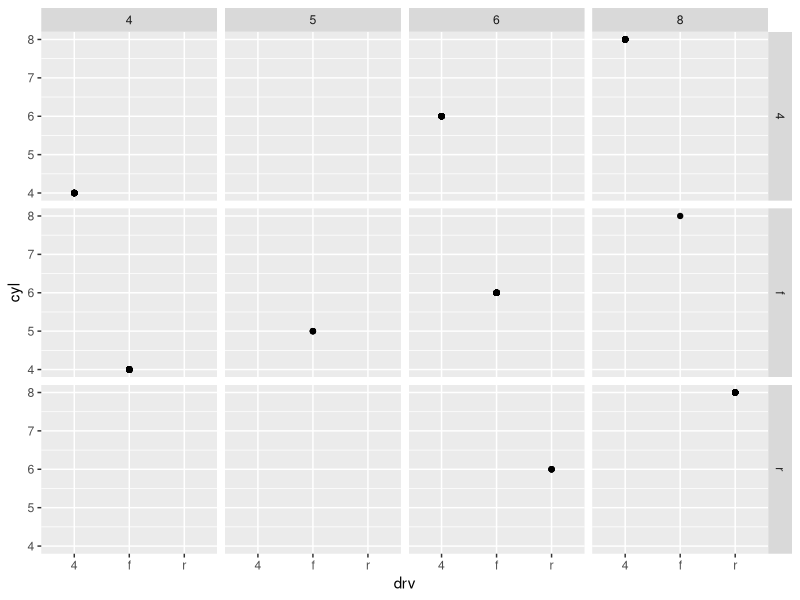
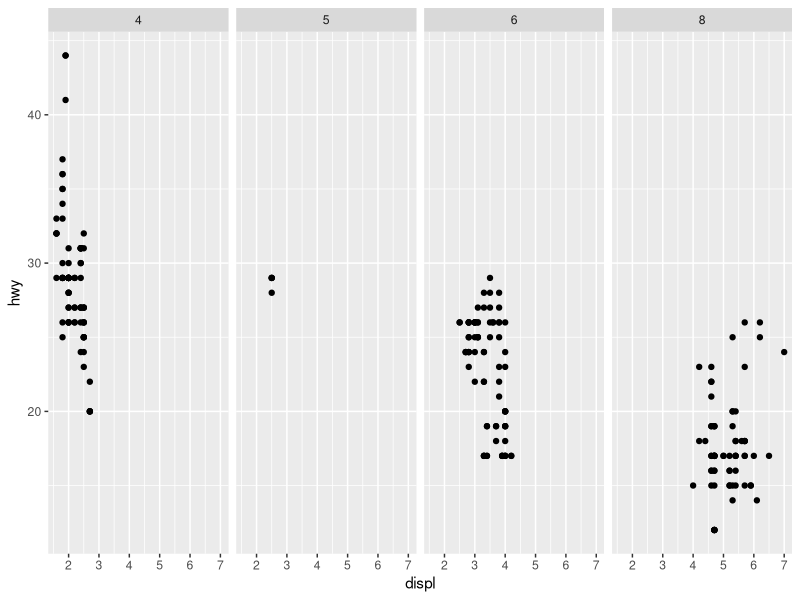
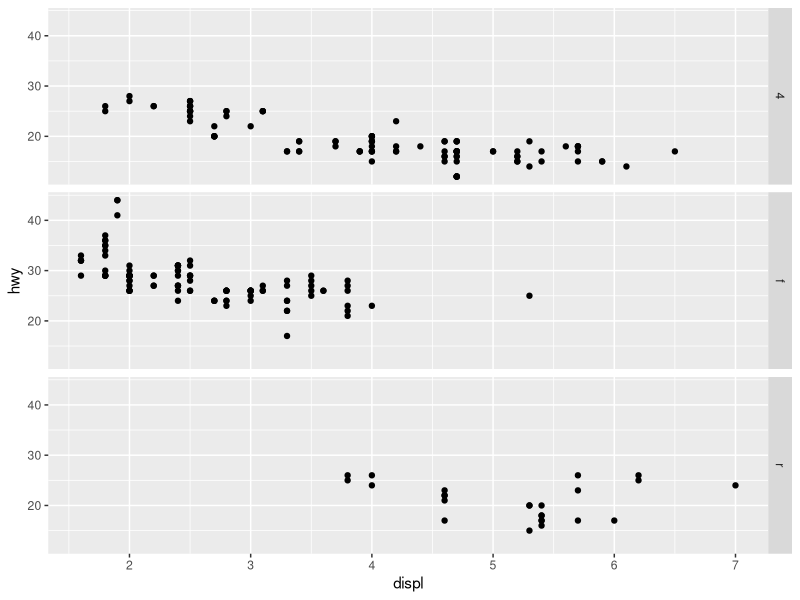
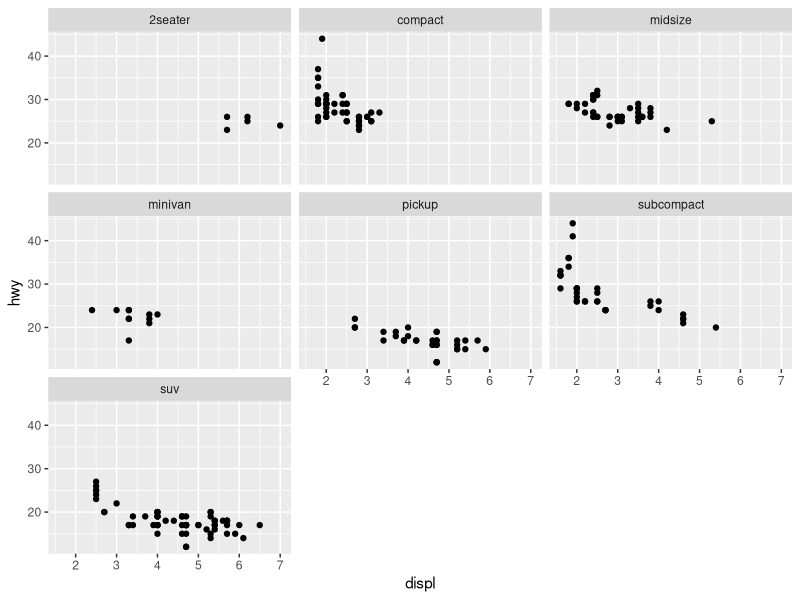

Write R code to recreate these figures, in order.
## ---- chunk 1
knitr::opts_chunk$set(echo = TRUE)
library(tidyverse)
## ---- chunk 2
ggplot(data = mpg) +
  geom_point(mapping = aes(x=drv, y = cyl)) +
  facet_grid(drv~cyl)
## ---- chunk 3
ggplot(data = mpg) +
  geom_point(mapping = aes(x=displ, y = hwy)) + facet_grid(.~cyl)

ggplot(data = mpg) +
  geom_point(mapping = aes(x=displ, y = hwy)) + facet_grid(drv~.)
## ---- chunk 4
ggplot(data = mpg) +
  geom_point(mapping = aes(x = displ, y = hwy)) + facet_wrap(~class, nrow = 3)

